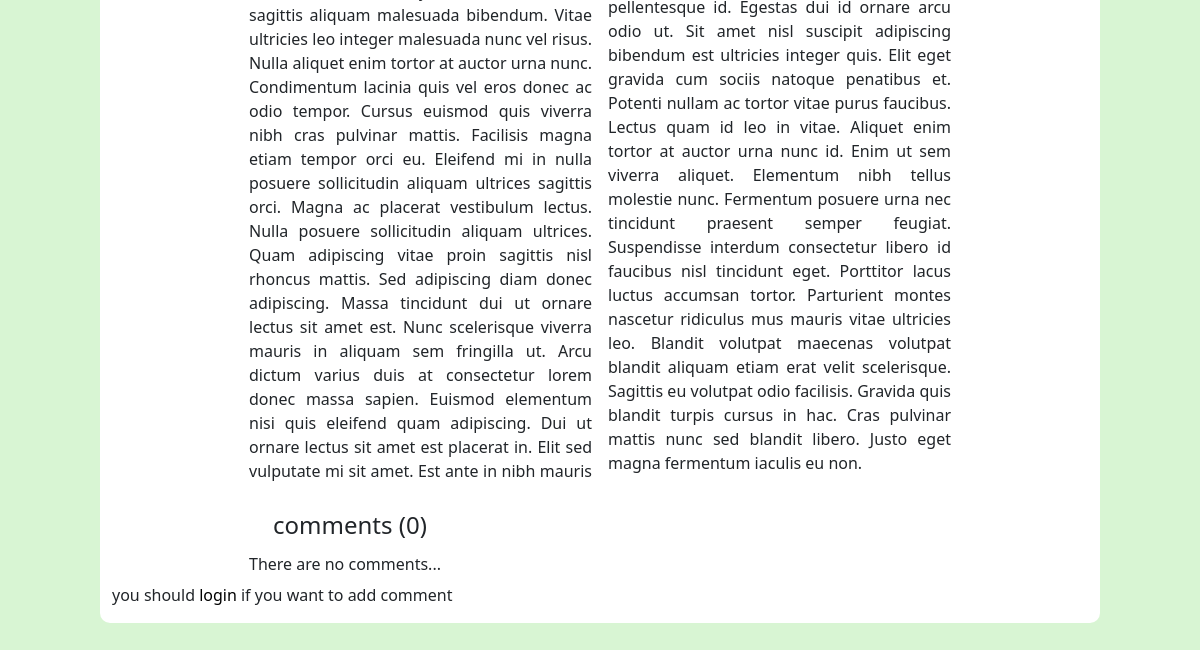
The app's page /articles/test-2 (lower part), older data.
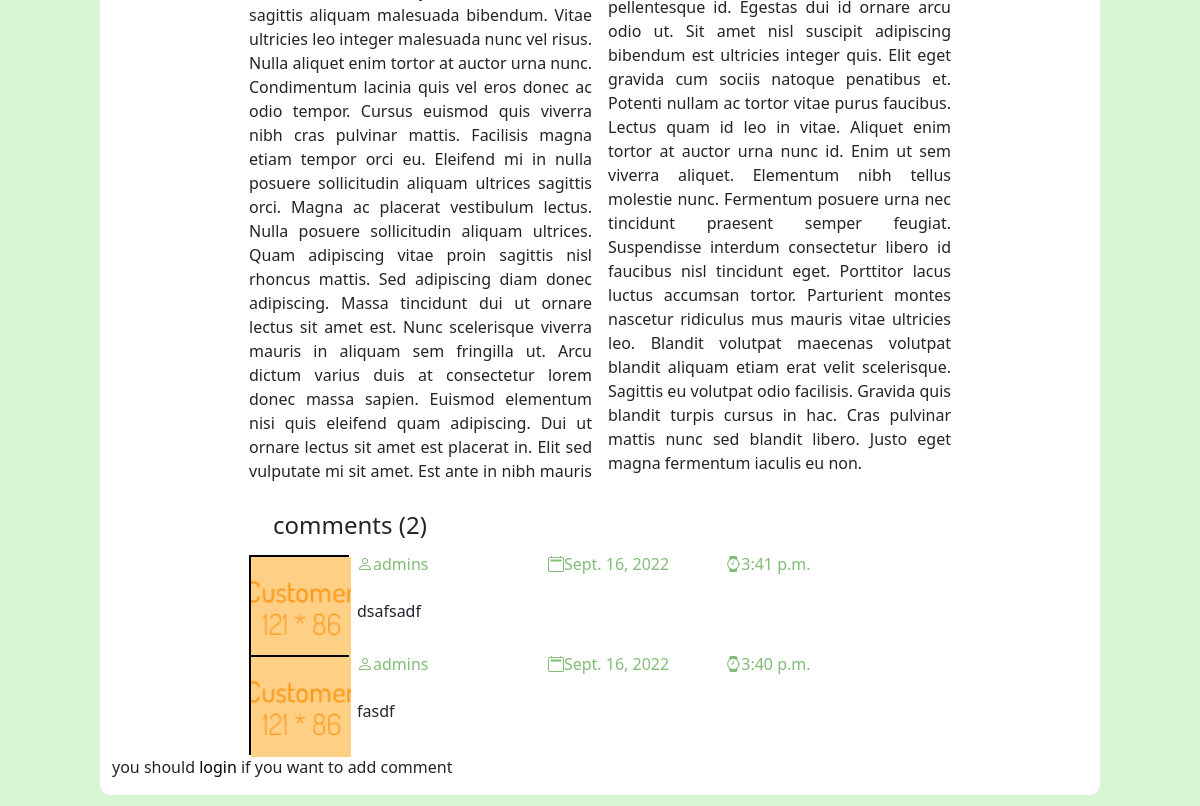
The same page, newer data.
### article_module/models.py (models this page shows, shortened)
class ArticleComment(models.Model):
    article = models.ForeignKey(Article, on_delete=models.CASCADE)
    user = models.ForeignKey(User, on_delete=models.CASCADE)
    text = models.TextField()
    date = models.DateTimeField(auto_now_add=True)
    is_delete = models.BooleanField(default=False)

### account_module/models.py (models this page shows, shortened)
class User(AbstractUser):
    avatar = models.ImageField(upload_to='images/profiles', null=True, blank=True)
    email_active_code = models.CharField(max_length=100)
    mobile = PhoneNumberField(null=True, blank=True, unique=True)
    mobile_active_code = models.CharField(max_length=10)
    date_of_birth = models.DateField(blank=True, null=True)
    national_code = models.IntegerField(null=True, blank=True)

### article_module/views.py (the view)
# urls.py: path('<slug:slug>', views.ArticleDetail.as_view(), name='article_detail'),
class ArticleDetail(DetailView):
    model = Article
    template_name = 'article_module/blog_single.html'
    def get_context_data(self, **kwargs):
        context = super(ArticleDetail, self).get_context_data()
        loaded_article = self.object
        context['comments'] = ArticleComment.objects.filter(article_id=loaded_article.id, is_delete=False).order_by(
            '-date')
        context['comments_count'] = ArticleComment.objects.filter(article_id=loaded_article.id, is_delete=False).count()
        return context
    def get_queryset(self):
        query = super(ArticleDetail, self).get_queryset()
        query = query.filter(is_active=True)
        return query

### article_module/templates/article_module/blog_single.html (shortened to what this page needs)
{% extends 'shared/_layout.html' %}
{% load thumbnail %}
{% block content %}
    <div class="container-fluid w-100 d-flex justify-content-center align-items-center blogSingleContainer">
        <div class="container-fluid container-xxl d-flex justify-content-center align-items-center flex-wrap p-0 m-0">
            <div class="row col-12 col-lg-10 p-0 m-0 flex-wrap blogSingle justify-content-center align-items-center">
                <div class="blogContent col-9 px-4 mb-4">
                    <p>{{ article.text }}</p>
                </div>
                <div class="col-9 d-flex flex-wrap px-4" id="article_comment_area">
                    <h4 class="col-11 px-4 mb-3">comments ({{ comments_count }})</h4>
                    {% for comment in comments %}
                        <div class="customer col-3 p-0 m-0">
                            {% if comment.user.avatar %}
                                {% thumbnail comment.user.avatar '100x100' crop='center' as im %}
                                    <img src="{{ im.url }}" alt="">
                                {% endthumbnail %}
                            {% else %}
                                <a>
                                    <img src="/statics/images/Customer.jpg" alt="">
                                </a>
                            {% endif %}
                        </div>
                        <div class="customerComment col-9 d-flex flex-wrap">
                            <h6 class="commentTitle col-12 col-lg-4 px-2">
                                <i class="bi bi-person"></i>{{ comment.user.username }}</h6>
                            <h6 class="commentTitle col-6 col-lg-4 px-2">
                                <i class="bi bi-calendar2"></i>{{ comment.date|date }}</h6>
                            <h6 class="commentTitle col-6 col-lg-4">
                                <i class="bi bi-watch"></i>{{ comment.date|time }}</h6>
                            <p class="col-12 px-2">{{ comment.text }}</p>
                        </div>
                    {% endfor %}
                    {% if comments_count == 0 %}
                        <h6>There are no comments... <br>
                    {% endif %}
                </div>
                {% if request.user.is_authenticated %}
                    <h5 class="col-9 px-4 mb-3">comment here</h5>
                    <div class="comment flex-wrap col-9 mb-3"
                         action="registerForm.php" method="post" autocomplete="off">
                        <textarea class="col-10 col-lg-6" name="comment" id="comment_text" cols="30" rows="10"
                                  placeholder="write here..."></textarea>
                        <button onclick="addArticleComment({{ article.id }})" class="col-4 mb-3">send
                        </button>
                    </div>
                {% else %}
                    <p>you should <a href="{% url 'login_page' %}"> login </a> if you want to add comment</p>
                {% endif %}
            </div>
        </div>
    </div>
{% endblock %}

### templates/shared/_layout.html (shortened to what this page needs)
{% load render_partial %}
<!DOCTYPE html>
<html lang="en" xmlns="http://www.w3.org/1999/html">
<head>
    {% include 'shared/header_references.html' %}
</head>
<body>
{% block content %}{% endblock %}
</body>
</html>

### templates/shared/header_references.html (shortened to what this page needs)
<link href="https://cdn.jsdelivr.net/npm/bootstrap@5.0.2/dist/css/bootstrap.min.css" rel="stylesheet"
>
<link rel="stylesheet" href="https://cdn.jsdelivr.net/npm/bootstrap-icons@1.9.1/font/bootstrap-icons.css">
<link rel="stylesheet" href="/statics/stylesheet/normalize.css">
<link rel="stylesheet" href="/statics/stylesheet/master.css">
<link rel="stylesheet" href="/statics/stylesheet/local.css">
<link rel="stylesheet" href="/statics/stylesheet/custom.css">

### statics/stylesheet/master.css (style rules this page uses)
.commentTitle { color: rgb(129, 189, 117); }
.customer { border: 2px solid black; width: 100px; height: 100px; }
.customer img { width: 100px; height: 100px; }
.customerComment { position: relative; }
.blogSingleContainer { background-color: rgb(216, 245, 211); padding: 100px 0; }
.blogSingle { border-radius: 10px; background-color: white; }
.blogContent { text-align: justify; }

### statics/stylesheet/local.css (style rules this page uses)
@media screen and (min-width: 576px) { .customerComment { width: 100%; } }
@media screen and (min-width: 576px) { .commentTitle { width: 50%; } }
@media screen and (min-width: 576px) { .commentTitle:nth-of-type(1) { width: 100%; } }
@media screen and (min-width: 992px) { .customerComment { width: 80%; } }
@media screen and (min-width: 992px) { .commentTitle { width: 33%; } }
@media screen and (min-width: 992px) { .commentTitle:nth-of-type(1) { width: 34%; } }
@media screen and (min-width: 992px) { .blogContent { column-count: 2; } }

Row changes from the older to the newer data that the page shows:
added ArticleComment: user.username "admins", date "Sept. 16, 2022", date "3:41 p.m.", text "dsafsadf"
added ArticleComment: user.username "admins", date "Sept. 16, 2022", date "3:40 p.m.", text "fasdf"
Text that changed along with them:
{{ comments_count }}: "0" → "2"
text no longer shown: "There are no comments..."
